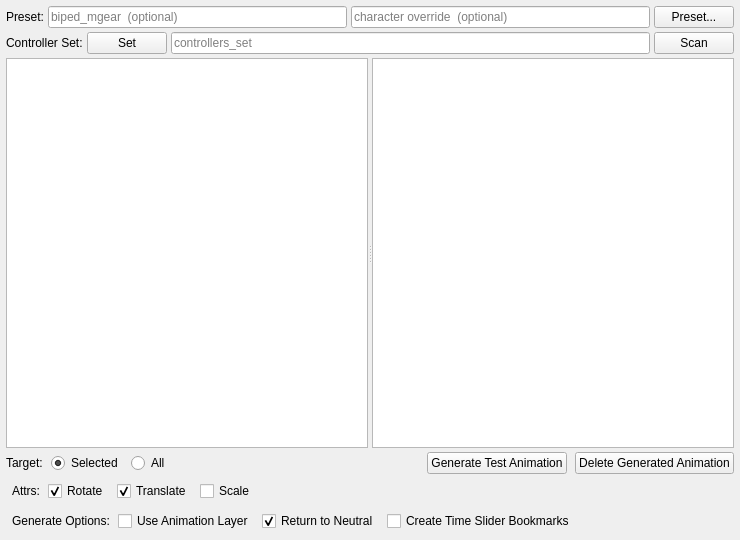
<?xml version="1.0" encoding="UTF-8"?>
<ui version="4.0">
 <class>defQAMainWidget</class>
 <widget class="QWidget" name="defQAMainWidget">
  <property name="geometry">
   <rect>
    <x>0</x>
    <y>0</y>
    <width>740</width>
    <height>540</height>
   </rect>
  </property>
  <property name="windowTitle">
   <string>defQA</string>
  </property>
  <layout class="QVBoxLayout" name="verticalLayout">
   <property name="spacing">
    <number>4</number>
   </property>
   <property name="leftMargin">
    <number>6</number>
   </property>
   <property name="topMargin">
    <number>6</number>
   </property>
   <property name="rightMargin">
    <number>6</number>
   </property>
   <property name="bottomMargin">
    <number>6</number>
   </property>
   <item>
    <layout class="QHBoxLayout" name="layout_preset">
     <property name="spacing">
      <number>4</number>
     </property>
     <item>
      <widget class="QLabel" name="label_preset">
       <property name="text">
        <string>Preset:</string>
       </property>
      </widget>
     </item>
     <item>
      <widget class="QLineEdit" name="line_preset">
       <property name="placeholderText">
        <string>biped_mgear  (optional)</string>
       </property>
      </widget>
     </item>
     <item>
      <widget class="QLineEdit" name="line_override">
       <property name="placeholderText">
        <string>character override  (optional)</string>
       </property>
      </widget>
     </item>
     <item>
      <widget class="QPushButton" name="btn_open_preset">
       <property name="text">
        <string>Preset...</string>
       </property>
      </widget>
     </item>
    </layout>
   </item>
   <item>
    <layout class="QHBoxLayout" name="layout_override">
     <property name="spacing">
      <number>4</number>
     </property>
    </layout>
   </item>
   <item>
    <layout class="QHBoxLayout" name="layout_ctrl_set">
     <property name="spacing">
      <number>4</number>
     </property>
     <item>
      <widget class="QLabel" name="label_ctrl_set">
       <property name="text">
        <string>Controller Set:</string>
       </property>
      </widget>
     </item>
     <item>
      <widget class="QPushButton" name="btn_set_ctrl_set">
       <property name="text">
        <string>Set</string>
       </property>
      </widget>
     </item>
     <item>
      <widget class="QLineEdit" name="line_ctrl_set">
       <property name="placeholderText">
        <string>controllers_set</string>
       </property>
      </widget>
     </item>
     <item>
      <widget class="QPushButton" name="btn_scan">
       <property name="text">
        <string>Scan</string>
       </property>
      </widget>
     </item>
    </layout>
   </item>
   <item>
    <widget class="QSplitter" name="splitter">
     <property name="sizePolicy">
      <sizepolicy hsizetype="Expanding" vsizetype="Expanding">
       <horstretch>0</horstretch>
       <verstretch>1</verstretch>
      </sizepolicy>
     </property>
     <property name="orientation">
      <enum>Qt::Horizontal</enum>
     </property>
     <widget class="QTreeView" name="tree_controllers">
      <property name="alternatingRowColors">
       <bool>true</bool>
      </property>
      <property name="selectionMode">
       <enum>QAbstractItemView::ExtendedSelection</enum>
      </property>
     </widget>
     <widget class="QTableView" name="table_attrs">
      <property name="alternatingRowColors">
       <bool>true</bool>
      </property>
      <property name="selectionMode">
       <enum>QAbstractItemView::SingleSelection</enum>
      </property>
      <property name="selectionBehavior">
       <enum>QAbstractItemView::SelectRows</enum>
      </property>
     </widget>
    </widget>
   </item>
   <item>
    <layout class="QHBoxLayout" name="layout_buttons">
     <property name="spacing">
      <number>8</number>
     </property>
     <item>
      <widget class="QLabel" name="label_target_mode">
       <property name="text">
        <string>Target:</string>
       </property>
      </widget>
     </item>
     <item>
      <widget class="QRadioButton" name="radio_selected">
       <property name="text">
        <string>Selected</string>
       </property>
       <property name="checked">
        <bool>true</bool>
       </property>
      </widget>
     </item>
     <item>
      <widget class="QRadioButton" name="radio_all">
       <property name="text">
        <string>All</string>
       </property>
      </widget>
     </item>
     <item>
      <spacer name="spacer_target_mode">
       <property name="orientation">
        <enum>Qt::Horizontal</enum>
       </property>
       <property name="sizeHint" stdset="0">
        <size>
         <width>40</width>
         <height>20</height>
        </size>
       </property>
      </spacer>
     </item>
     <item>
      <widget class="QPushButton" name="btn_generate">
       <property name="text">
        <string>Generate Test Animation</string>
       </property>
      </widget>
     </item>
     <item>
      <widget class="QPushButton" name="btn_delete">
       <property name="text">
        <string>Delete Generated Animation</string>
       </property>
      </widget>
     </item>
    </layout>
   </item>
   <item>
    <widget class="QFrame" name="frame_attr_filter">
     <property name="maximumSize">
      <size>
       <width>16777215</width>
       <height>34</height>
      </size>
     </property>
     <property name="frameShape">
      <enum>QFrame::NoFrame</enum>
     </property>
     <layout class="QHBoxLayout" name="layout_filter">
      <property name="spacing">
       <number>8</number>
      </property>
      <property name="leftMargin">
       <number>6</number>
      </property>
      <property name="topMargin">
       <number>3</number>
      </property>
      <property name="rightMargin">
       <number>6</number>
      </property>
      <property name="bottomMargin">
       <number>3</number>
      </property>
      <item>
       <widget class="QLabel" name="label_attrs">
        <property name="text">
         <string>Attrs:</string>
        </property>
       </widget>
      </item>
      <item>
       <widget class="QCheckBox" name="chk_rotate">
        <property name="text">
         <string>Rotate</string>
        </property>
        <property name="checked">
         <bool>true</bool>
        </property>
       </widget>
      </item>
      <item>
       <widget class="QCheckBox" name="chk_translate">
        <property name="text">
         <string>Translate</string>
        </property>
        <property name="checked">
         <bool>true</bool>
        </property>
       </widget>
      </item>
      <item>
       <widget class="QCheckBox" name="chk_scale">
        <property name="text">
         <string>Scale</string>
        </property>
        <property name="checked">
         <bool>false</bool>
        </property>
       </widget>
      </item>
      <item>
       <spacer name="spacer_attr_filter">
        <property name="orientation">
         <enum>Qt::Horizontal</enum>
        </property>
        <property name="sizeHint" stdset="0">
         <size>
          <width>20</width>
          <height>20</height>
         </size>
        </property>
       </spacer>
      </item>
     </layout>
    </widget>
   </item>
   <item>
    <widget class="QFrame" name="frame_generate_options">
     <property name="maximumSize">
      <size>
       <width>16777215</width>
       <height>34</height>
      </size>
     </property>
     <property name="frameShape">
      <enum>QFrame::NoFrame</enum>
     </property>
     <layout class="QHBoxLayout" name="layout_generate_options">
      <property name="spacing">
       <number>8</number>
      </property>
      <property name="leftMargin">
       <number>6</number>
      </property>
      <property name="topMargin">
       <number>3</number>
      </property>
      <property name="rightMargin">
       <number>6</number>
      </property>
      <property name="bottomMargin">
       <number>3</number>
      </property>
      <item>
       <widget class="QLabel" name="label_generate_options">
        <property name="text">
         <string>Generate Options:</string>
        </property>
       </widget>
      </item>
      <item>
       <widget class="QCheckBox" name="chk_use_anim_layer">
        <property name="text">
         <string>Use Animation Layer</string>
        </property>
       </widget>
      </item>
      <item>
       <widget class="QCheckBox" name="chk_return_neutral">
        <property name="text">
         <string>Return to Neutral</string>
        </property>
        <property name="checked">
         <bool>true</bool>
        </property>
       </widget>
      </item>
      <item>
       <widget class="QCheckBox" name="chk_bookmarks">
        <property name="text">
         <string>Create Time Slider Bookmarks</string>
        </property>
       </widget>
      </item>
      <item>
       <spacer name="spacer_generate_options">
        <property name="orientation">
         <enum>Qt::Horizontal</enum>
        </property>
        <property name="sizeHint" stdset="0">
         <size>
          <width>20</width>
          <height>20</height>
         </size>
        </property>
       </spacer>
      </item>
     </layout>
    </widget>
   </item>
  </layout>
 </widget>
 <resources/>
 <connections/>
</ui>
